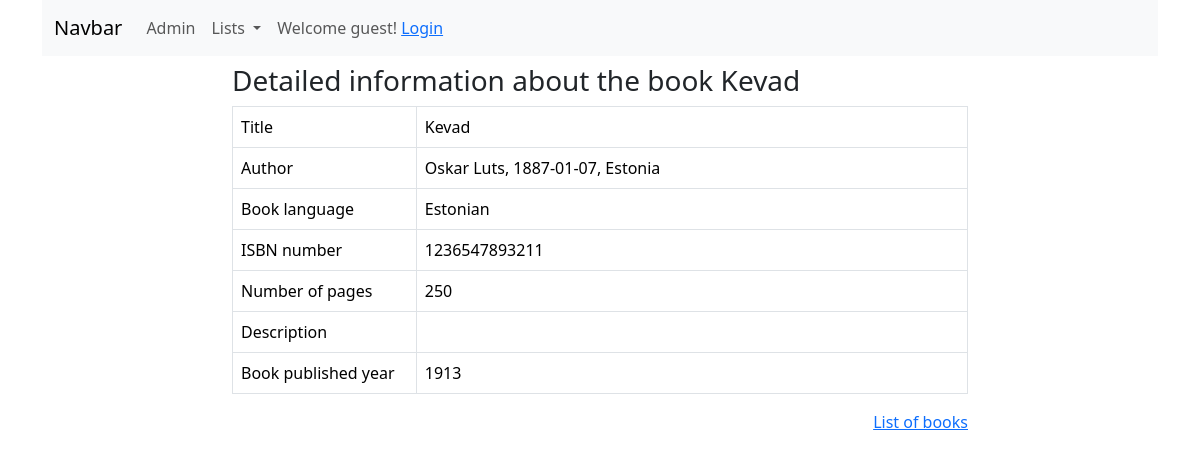
The app's page /booksapp/book_detail/6 with its own data.
### booksapp/models.py (models this page shows, shortened)
class Book(models.Model):
    title = models.CharField(max_length=100)
    author = models.ForeignKey(Author, on_delete=models.SET_NULL, null=True)
    book_language = models.ForeignKey(Language, on_delete=models.SET_NULL, null=True)
    isbn = models.CharField(verbose_name='ISBN number', max_length=13,
                            validators=[validate_digits_length])
    number_of_pages = models.PositiveIntegerField(validators=[MinValueValidator(2)])
    description = models.TextField(null=True, blank=True)
    book_published_year = models.PositiveIntegerField(validators=[MinValueValidator(1900), max_value_current_year])
    class Meta:
        ordering = ['title']

class Author(models.Model):
    firstname = models.CharField(max_length=25, validators=[MinLengthValidator(2)])
    lastname = models.CharField(max_length=25, validators=[MinLengthValidator(2)])
    birth = models.DateField(null=True, blank=True)
    country = models.ForeignKey(Country, on_delete=models.SET_NULL, null=True)
    class Meta:
        ordering = ['lastname', 'firstname']
    def fullname(self):
        return f'{self.firstname} {self.lastname}'
    def __str__(self):
        return f'{self.fullname()}, {self.birth}, {self.country}'

class Country(models.Model):
    country = models.CharField(max_length=50,
                               validators=[MinLengthValidator(3)])
    class Meta:
        verbose_name_plural = 'countries'
    def __str__(self):
        return self.country

class Language(models.Model):
    language = models.CharField(max_length=50,
                                validators=[MinLengthValidator(3)])
    def __str__(self):
        return self.language

### booksapp/views.py (the view)
# urls.py: path('book_detail/<int:pk>', views.BookDetailView.as_view(), name='book_detail'),  # Book Detail View
class BookDetailView(DetailView):
    model = Book

### booksapp/templates/booksapp/book_detail.html
{% extends 'base.html' %}
{% block content %}
	<div class="row">
        <div class="col-8 mt-2 mx-auto">
            <h3>Detailed information about the book {{ book.title }}</h3>
            <table class="table table-bordered">
                <tr>
                    <td class="col-3">Title</td>
                    <td>{{ book.title }}</td>
                </tr>
                <tr>
                    <td>Author</td>
                    <td>{{ book.author }}</td>
                </tr>
                <tr>
                    <td>Book language</td>
                    <td>{{ book.book_language }}</td>
                </tr>
                <tr>
                    <td>ISBN number</td>
                    <td>{{ book.isbn }}</td>
                </tr>
                <tr>
                    <td>Number of pages</td>
                    <td>{{ book.number_of_pages }}</td>
                </tr>
                <tr>
                    <td>Description</td>
                    <td>{{ book.description }}</td>
                </tr>
                <tr>
                    <td>Book published year</td>
                    <td>{{ book.book_published_year }}</td>
                </tr>
            </table>
            <p class="text-end">
                <a href="{% url 'booksapp:book_list' %}">List of books</a>
            </p>
        </div>
    </div>
{% endblock %}

### records on screen
Book: title "Kevad", author "Oskar Luts, 1887-01-07, Estonia", book_language "Estonian", isbn "1236547893211", number_of_pages "250", book_published_year "1913"
